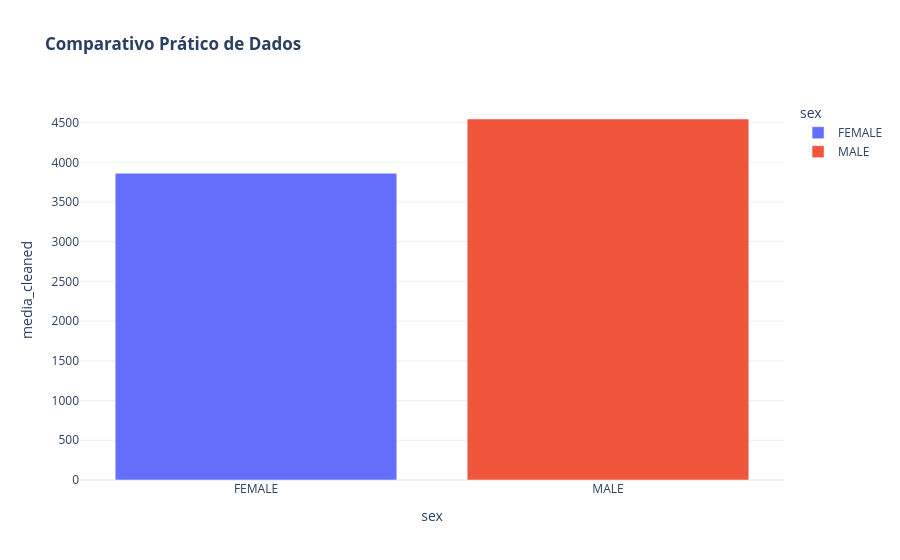

Write notebook code for a chart like this one.
### Markdown cell above
## Representacoes Graficas Rapidas

### Code cell
# Grafico de barras comparativo e Iterativo
fig = px.bar(
    resultado_cleaned, 
    x='sex', 
    y='media_cleaned', 
    color='sex',
    title='<b>Comparativo Prático de Dados</b>',
    template='plotly_white'
)
fig.show()

### Figure 1 — Plotly figure (JSON) as saved in the notebook; plotly's stock layout.template omitted (floating-point values rounded to 4 significant figures)
{"data": [{"hovertemplate": "sex=%{x}<br>media_cleaned=%{y}<extra></extra>", "legendgroup": "FEMALE", "marker": {"color": "#636efa", "pattern": {"shape": ""}}, "name": "FEMALE", "orientation": "v", "showlegend": true, "textposition": "auto", "type": "bar", "x": ["FEMALE"], "xaxis": "x", "y": [3862.0], "yaxis": "y"}, {"hovertemplate": "sex=%{x}<br>media_cleaned=%{y}<extra></extra>", "legendgroup": "MALE", "marker": {"color": "#EF553B", "pattern": {"shape": ""}}, "name": "MALE", "orientation": "v", "showlegend": true, "textposition": "auto", "type": "bar", "x": ["MALE"], "xaxis": "x", "y": [4546.0], "yaxis": "y"}], "layout": {"barmode": "relative", "legend": {"title": {"text": "sex"}, "tracegroupgap": 0}, "title": {"text": "<b>Comparativo Prático de Dados</b>"}, "xaxis": {"anchor": "y", "categoryarray": ["FEMALE", "MALE"], "categoryorder": "array", "domain": [0, 1], "title": {"text": "sex"}}, "yaxis": {"anchor": "x", "domain": [0, 1], "title": {"text": "media_cleaned"}}}}
